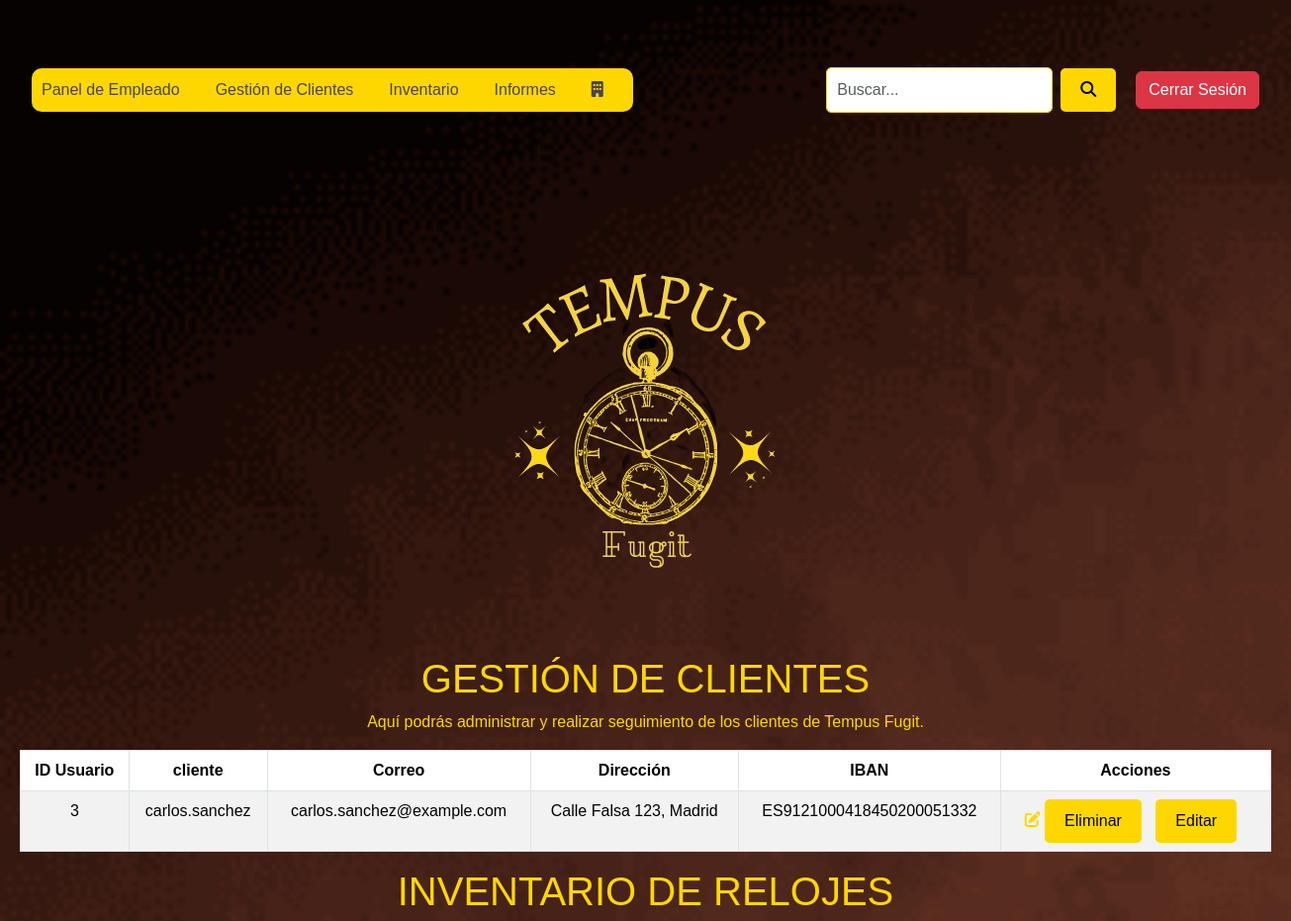
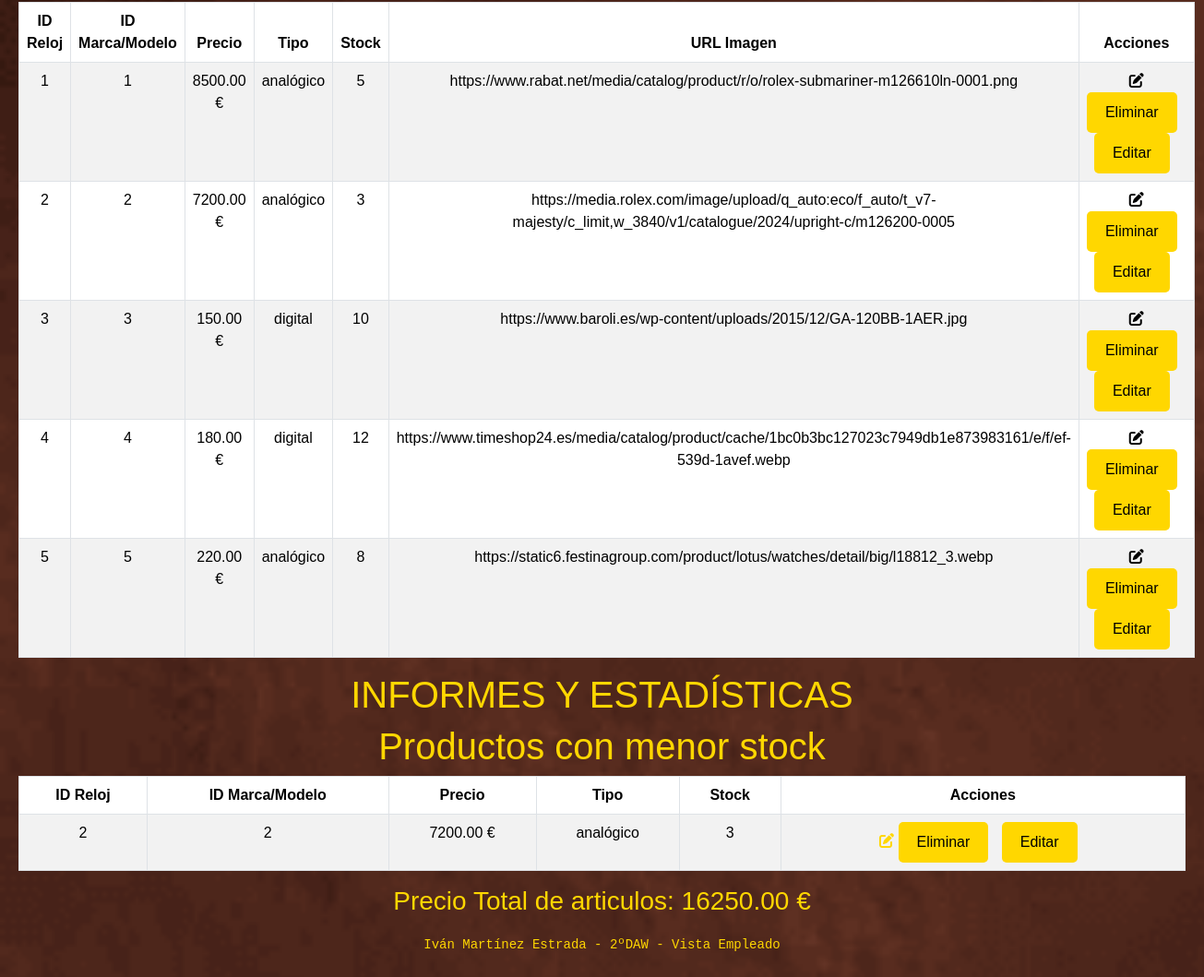
Page /docker/src/Vista/vistaEmpleado.php on the committed database (2 pictures, top to bottom).
### tables this page shows
CREATE TABLE usuarios (
    id_usuario INT AUTO_INCREMENT PRIMARY KEY,
    login VARCHAR(50) UNIQUE NOT NULL,
    clave VARCHAR(255) NOT NULL,
    id_rol INT,
    nombre VARCHAR(50),
    apellidos VARCHAR(100),
    dni VARCHAR(20) DEFAULT NULL,
    nss VARCHAR(20) DEFAULT NULL,
    telefono VARCHAR(15) DEFAULT NULL,
    correo VARCHAR(100) DEFAULT NULL,
    direccion VARCHAR(255) DEFAULT NULL,
    iban VARCHAR(34) DEFAULT NULL,
    CONSTRAINT fk_usuarios_idrol FOREIGN KEY (id_rol)
        REFERENCES roles(id_rol)
        ON DELETE SET NULL
        ON UPDATE CASCADE
);

CREATE TABLE relojes (
    id_reloj INT AUTO_INCREMENT PRIMARY KEY,
    id_marca_modelo INT NOT NULL,
    precio DECIMAL(10, 2),
    id_detalle_pedido INT,
    tipo ENUM('digital', 'analógico'),
    stock INT DEFAULT 0,
    url_imagen VARCHAR(255),
    CONSTRAINT fk_relojes_marca_modelo FOREIGN KEY (id_marca_modelo)
        REFERENCES marca_modelo(id_marca_modelo)
        ON UPDATE CASCADE,
    CONSTRAINT fk_relojes_detalle_pedido FOREIGN KEY (id_detalle_pedido)
        REFERENCES detalles_pedido(id_detalle_pedido)
        ON DELETE SET NULL
        ON UPDATE CASCADE
);

### docker/src/Modelo/Usuario.php (called while the page is built, shortened)
<?php
class Usuario {
    private $id_usuario;
    private $login;
    private $correo;
    private $direccion;
    private $iban;
    public function getId_usuario() {
        return $this->id_usuario;
    }
    public function getLogin() {
        return $this->login;
    }
    public function getCorreo() {
        return $this->correo;
    }
    public function getDireccion() {
        return $this->direccion;
    }
    public function getIban() {
        return $this->iban;
    }
    public static function listarClientes() {
        try {
            $conexion = Db::getConexion();
            $stmt = $conexion->prepare("SELECT * FROM usuarios WHERE id_rol = 3");
            $stmt->execute();
            $clientes = $stmt->fetchAll(PDO::FETCH_CLASS, self::class);
        } catch (PDOException $e) {
            $clientes = false;
        }
        return $clientes;
    }
}

### docker/src/Vista/vistaEmpleado.php (the view, shortened to what this page needs)
<?php
require_once __DIR__ . '/../Modelo/Usuario.php';
$clientesObj = Usuario::listarClientes();
$relojes = [];
$conexion = Db::getConexion();
$consulta = "SELECT * FROM relojes";
$resultado = $conexion->query($consulta);
if ($resultado) {
  while ($fila = $resultado->fetch(PDO::FETCH_ASSOC)) {
    $relojes[] = $fila;
  }
}
$masVendidos = [];
$conexion = Db::getConexion();
$consulta = "SELECT * FROM relojes WHERE stock < 5 ORDER BY stock ASC LIMIT 5";
$resultado = $conexion->query($consulta);
if ($resultado) {
  while ($fila = $resultado->fetch(PDO::FETCH_ASSOC)) {
    $masVendidos[] = $fila;
  }
}
$totalPrecio = 0;
$conexion = Db::getConexion();
$consulta = "SELECT SUM(precio) as total_precio FROM relojes";
$resultado = $conexion->query($consulta);
if ($resultado) {
  $fila = $resultado->fetch(PDO::FETCH_ASSOC);
  $totalPrecio = $fila['total_precio'];
}
?>
<!DOCTYPE html>
<html lang="en">
<head>
    <link href="https://cdn.jsdelivr.net/npm/bootstrap@5.3.2/dist/css/bootstrap.min.css" rel="stylesheet">
    <link rel="stylesheet" href="https://cdnjs.cloudflare.com/ajax/libs/font-awesome/6.7.2/css/all.min.css" />
    <link rel="stylesheet" href="../css/estilos.css">
</head>
<body>
    <nav class="navbar navbar-expand-xl navbar-light" style="background-color: transparent;">
      <div class="container-fluid">
        <div class="collapse navbar-collapse show" id="navbarLight">
          <ul class="navbar-nav me-auto mb-2 mb-xl-0">
            <li class="nav-item">
              <a class="nav-link" aria-current="page" href="#inicio">Panel de Empleado</a>
            </li>
            <li class="nav-item">
              <a class="nav-link" href="#gestionClientes">Gestión de Clientes</a>
            </li>
            <li class="nav-item">
              <a class="nav-link" href="#gestionInventario">Inventario</a>
            </li>
            <li class="nav-item">
              <a class="nav-link" href="#informes">Informes</a>
            </li>
            <li class="nav-item">
              <a class="nav-link" href="../Vista/indexEmpleado.php" tabindex="-1" aria-disabled="true">
                <i class="fa-solid fa-building"></i>
              </a>
            </li>
          </ul>
          <form class="d-flex">
            <input class="form-control me-2" type="search" placeholder="Buscar..." aria-label="Search">
            <button class="btn btn-outline-primary" type="submit"><i class="fa-solid fa-magnifying-glass"></i></button>
          </form>
          <div id="botonesDeRegistro">
            <a href="../cerrarSesion.php" class="btn btn-danger">Cerrar Sesión</a>
        </div>
    </div>
        </div>
    </nav>
    <div id="header">
        <div id="logoEmpresa">
            <a href="vista-empleado.html"><img src="../logoEmpresa/TEMPUS-removebg-preview.png"></a>
        </div>
    <div id="gestionClientes">
        <h1>GESTIÓN DE CLIENTES</h1>
        <p>Aquí podrás administrar y realizar seguimiento de los clientes de Tempus Fugit.</p>
        <table class="table table-striped table-bordered table-hover">
            <thead>
          <tr>
              <th>ID Usuario</th>
              <th>cliente</th>
              <th>Correo</th>
              <th>Dirección</th>
              <th>IBAN</th>
              <th>Acciones</th>
          </tr>
            </thead>
            <tbody>
            <?php
            if (!empty($clientesObj)) {
              foreach ($clientesObj as $cliente) { ?>
                <tr>
                  <td><?= $cliente->getId_usuario() ?></td>
                  <td><?= $cliente->getLogin() ?></td>
                  <td><?= $cliente->getCorreo() ?></td>
                  <td><?= $cliente->getDireccion() ?></td>
                  <td><?= $cliente->getIban() ?></td>
                  <td>
                    <a href="controladorEmpleado.php?action=editar&id_cliente=<?= $cliente->getId_usuario() ?>">
                      <i class="fa-solid fa-pen-to-square"></i>
                      <input type="button" value="Eliminar" class="btn btn-secondary">
                      <input type="button" value="Editar" class="btn btn-primary">
                    </a>
                  </td>
                </tr>
            <?php }
            } ?>
            </tbody>
        </table>
    </div>
    <div id="gestionInventario">
        <h1>INVENTARIO DE RELOJES</h1>
        <table class="table table-striped table-bordered table-hover">
            <thead>
          <tr>
              <th>ID Reloj</th>
              <th>ID Marca/Modelo</th>
              <th>Precio</th>
              <th>Tipo</th>
              <th>Stock</th>
              <th>URL Imagen</th>
              <th>Acciones</th>
          </tr>
            </thead>
            <tbody>
            <?php foreach($relojes as $reloj){ ?>
          <tr>
              <td><?= $reloj['id_reloj']; ?></td>
              <td><?= $reloj['id_marca_modelo']; ?></td>
              <td><?= $reloj['precio']; ?> €</td>
              <td><?= $reloj['tipo']; ?></td>
              <td><?= $reloj['stock']; ?></td>
              <td><?= $reloj['url_imagen']; ?></td>
              <td>
              <i class="fa-solid fa-pen-to-square"></i>
              <input type="button" value="Eliminar" class="btn btn-secondary">
              <input type="button" value="Editar" class="btn btn-primary">
              </td>
          </tr>
            <?php } ?>
            </tbody>
        </table>
          </div>
          <div id="informes">
        <h1>INFORMES Y ESTADÍSTICAS</h1>
        <h1>Productos con menor stock</h1>
        <div>
        <table class="table table-striped table-bordered table-hover">
            <thead>
          <tr>
              <th>ID Reloj</th>
              <th>ID Marca/Modelo</th>
              <th>Precio</th>
              <th>Tipo</th>
              <th>Stock</th>
              <th>Acciones</th>
          </tr>
            </thead>
            <tbody>
            <?php foreach($masVendidos as $masvendido){ ?>
          <tr>
              <td><?= $masvendido['id_reloj']; ?></td>
              <td><?= $masvendido['id_marca_modelo']; ?></td>
              <td><?= $masvendido['precio']; ?> €</td>
              <td><?= $masvendido['tipo']; ?></td>
              <td><?= $masvendido['stock']; ?></td>
              <td>
          <a href="controladorEmpleado.php?action=editar&id_reloj=<?= $masvendido['id_reloj']; ?>">
              <i class="fa-solid fa-pen-to-square"></i>
              <input type="button" value="Eliminar" class="btn btn-secondary">
              <input type="button" value="Editar" class="btn btn-primary">
          </a>
              </td>
          </tr>
            <?php } ?>
            </tbody>
        </table>
        <h3> Precio Total de articulos: <?= $totalPrecio?> €</h3>
        </div>
    </div>
    <div id="pieDePagina">
        <footer>
            <pre>Iván Martínez Estrada - 2ºDAW - Vista Empleado</pre>
        </footer>
    </div>
</body>
</html>

### docker/src/css/estilos.css (style rules this page uses)
body { background-image: url(../imagenBackground/istockphoto-1291142873-612x612.png)!important; color: #FFD700; font-family: 'Poppins', sans-serif; margin: 0; padding: 20px; background-repeat: no-repeat; background-size: cover; text-align: center; }
.nav-link { color: rgb(71, 71, 71); transition: color 0.3s; }
form.d-flex { display: flex; justify-content: center; align-items: center; margin: 20px 0; }
form.d-flex .form-control { flex: 1; padding: 10px; border: 1px solid #FFD700; border-radius: 5px; margin-right: 10px; background-color: #fff; color: #000; }
form.d-flex .btn { background-color: #FFD700; color: #000; border: none; padding: 10px 20px; border-radius: 5px; cursor: pointer; }
form.d-flex .btn .fa-magnifying-glass { color: #000; }
form.d-flex { background-color: transparent; }
nav ul { border: 2px solid #FFD700; border-radius: 10px; padding: 5px 10px; background-color: #FFD700; }
nav ul { list-style-type: none; padding: 0; text-align: center; }
nav ul li { display: inline; margin-right: 20px; }
a { color: #FFD700; text-decoration: none; }
#pieDePagina { margin-top: 20px; text-align: center; }
form { background-color: rgba(255, 215, 0, 0.1); padding: 20px; border-radius: 5px; max-width: 600px; margin: auto; }
input[type="submit"], input[type="button"] { background-color: #FFD700; color: #000; border: none; padding: 10px 20px; border-radius: 5px; cursor: pointer; margin-right: 10px; }
button { background-color: #FFD700; color: black; border: none; padding: 10px 20px; cursor: pointer; font-size: 16px; border-radius: 5px; }

### rows in the picture
usuarios: id_usuario "3", login "carlos.sanchez", correo "carlos.sanchez@example.com", direccion "Calle Falsa 123, Madrid", iban "ES9121000418450200051332"
relojes: id_reloj "1", id_marca_modelo "1", precio "8500.00", tipo "analógico", stock "5", url_imagen "https://www.rabat.net/media/catalog/product/r/o/rolex-submariner-m126610ln-0001.png"
relojes: id_reloj "2", id_marca_modelo "2", precio "7200.00", tipo "analógico", stock "3", url_imagen "https://media.rolex.com/image/upload/q_auto:eco/f_auto/t_v7-majesty/c_limit,w_3840/v1/catalogue/2024/upright-c/m126200-0005"
relojes: id_reloj "3", id_marca_modelo "3", precio "150.00", tipo "digital", stock "10", url_imagen "https://www.baroli.es/wp-content/uploads/2015/12/GA-120BB-1AER.jpg"
relojes: id_reloj "4", id_marca_modelo "4", precio "180.00", tipo "digital", stock "12", url_imagen "https://www.timeshop24.es/media/catalog/product/cache/1bc0b3bc127023c7949db1e873983161/e/f/ef-539d-1avef.webp"
relojes: id_reloj "5", id_marca_modelo "5", precio "220.00", tipo "analógico", stock "8", url_imagen "https://static6.festinagroup.com/product/lotus/watches/detail/big/l18812_3.webp"

### other values in the picture
$totalPrecio "16250.00"
